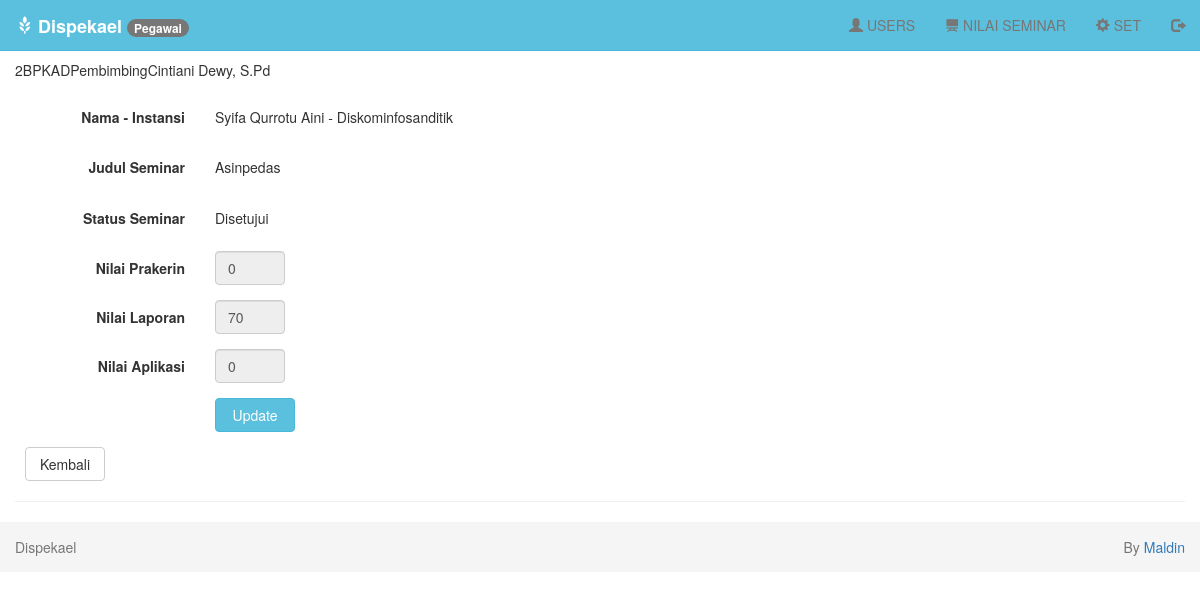
The app's page /index.php?page=nilai-seminar&id=14 (signed in) with its own data.
### tables this page shows
CREATE TABLE `user` (
  `id` bigint(12) NOT NULL AUTO_INCREMENT,
  `username` varchar(30) NOT NULL,
  `password` varchar(30) NOT NULL,
  `level` varchar(30) NOT NULL,
  `nis` varchar(9) NOT NULL,
  PRIMARY KEY (`id`)
);

CREATE TABLE `pegawai` (
  `nis` int(8) NOT NULL AUTO_INCREMENT,
  `nama` varchar(50) NOT NULL,
  `jabatan` varchar(30) NOT NULL,
  `bidang` varchar(50) NOT NULL,
  `telp` varchar(15) NOT NULL,
  `email` varchar(50) NOT NULL,
  `foto` varchar(255) NOT NULL,
  PRIMARY KEY (`nis`)
);

CREATE TABLE `seminar` (
  `idseminar` int(5) NOT NULL AUTO_INCREMENT,
  `nis` int(8) NOT NULL,
  `judul` varchar(255) NOT NULL,
  `file` varchar(255) NOT NULL,
  `tautan` varchar(255) NOT NULL,
  `statussem` varchar(30) NOT NULL,
  `ket` varchar(255) NOT NULL,
  `pengujilap` int(8) NOT NULL,
  `pengujiapl` int(8) NOT NULL,
  `nilaiprakerin` int(3) NOT NULL,
  `nilailaporan` int(3) NOT NULL,
  `nilaiaplikasi` int(3) NOT NULL,
  PRIMARY KEY (`idseminar`)
);

CREATE TABLE `users` (
  `nis` bigint(12) unsigned NOT NULL,
  `id` bigint(12) unsigned NOT NULL,
  `nama` varchar(255) NOT NULL,
  `tanggal_lahir` date NOT NULL,
  `alamat` varchar(255) NOT NULL,
  `instansi` varchar(100) NOT NULL,
  `telp` varchar(15) NOT NULL,
  `stat` varchar(30) NOT NULL,
  `foto` varchar(255) NOT NULL,
  PRIMARY KEY (`nis`)
);

### seminar/nilai-seminar.php (the view, shortened to what this page needs)
<br>
<?php
$ids = $_SESSION['id'];
$jabbid = mysqli_query($db, "SELECT user.id, pegawai.* FROM user JOIN pegawai ON pegawai.nis = user.nis where id = $ids") or die('Ada kesalahan pada query jumlah_record: ' . mysqli_error($db));
$jb = mysqli_fetch_assoc($jabbid);
$niss = $jb['nis'];
$nama = $jb['nama'];
$jab = $jb['jabatan'];
$bid = $jb['bidang'];
echo $niss . $bid . $jab . $nama;
if (isset($_GET['id'])) {
    $idseminar   = $_GET['id'];
    $query = mysqli_query($db, "SELECT seminar.*, users.nama, users.instansi FROM seminar JOIN users ON users.nis = seminar.nis WHERE idseminar='$idseminar'") or die('Query Error : ' . mysqli_error($db));
    while ($data  = mysqli_fetch_assoc($query)) {
        $judul     = $data['judul'];
        $statussem = $data['statussem'];
        $pengujilap    = $data['pengujilap'];
        $pengujiapl    = $data['pengujiapl'];
        $nilaiprakerin = $data['nilaiprakerin'];
        $nilailaporan  = $data['nilailaporan'];
        $nilaiaplikasi = $data['nilaiaplikasi'];
        $nama          = $data['nama'];
        $instansi      = $data['instansi'];
    }
}
?>
<div class="row">
    <div class="col-md-12">
        <br>
        <form class="form-horizontal" method="POST" action="?page=nilai-sem" enctype="multipart/form-data">
            <div class="form-group">
                <label class="col-sm-2 control-label">Nama - Instansi</label>
                <div class="col-sm-6">
                    <h5><?php echo $nama . " - " . $instansi; ?></h5>
                </div>
            </div>
            <div class="form-group">
                <label class="col-sm-2 control-label">Judul Seminar</label>
                <div class="col-sm-6">
                    <h5><?php echo $judul; ?></h5>
                </div>
            </div>
            <div class="form-group">
                <label class="col-sm-2 control-label">Status Seminar</label>
                <div class="col-sm-6">
                    <h5><?php echo $statussem; ?></h5>
                </div>
            </div>
            <?php
            if ($jab == "Pembimbing" and $bid == $instansi) {
                $type1 = "";
            } else {
                $type1 = "readonly";
            }
            if ($jab == "Penguji" and $bid == "Laporan" and $niss == $pengujilap) {
                $type2 = "";
            } else {
                $type2 = "readonly";
            }
            if ($jab == "Penguji" and $bid == "Aplikasi" and $niss == $pengujiapl) {
                $type3 = "";
            } else {
                $type3 = "readonly";
            }
            ?>
            <div class="form-group">
                <label class="col-sm-2 control-label">Nilai Prakerin</label>
                <div class="col-sm-1">
                    <input type="number" class="form-control" name="nilaiprakerin" value="<?php echo $nilaiprakerin; ?>" <?php echo $type1; ?>>
                </div>
            </div>
            <div class="form-group">
                <label class="col-sm-2 control-label">Nilai Laporan</label>
                <div class="col-sm-1">
                    <input type="number" class="form-control" name="nilailaporan" value="<?php echo $nilailaporan; ?>" <?php echo $type2; ?>>
                </div>
            </div>
            <div class="form-group">
                <label class="col-sm-2 control-label">Nilai Aplikasi</label>
                <div class="col-sm-1">
                    <input type="number" class="form-control" name="nilaiaplikasi" value="<?php echo $nilaiaplikasi; ?>" <?php echo $type3; ?>>
                </div>
            </div>
            <div class="form-group">
                <div class="col-sm-offset-2 col-sm-10">
                    <input type="submit" class="btn btn-info btn-submit" name="update" value="Update">
                </div>
            </div>
        </form>
        <a href="?page=tampil-nilai" class="btn btn-default btn-reset">Kembali</a>
        <hr>
    </div>
</div>
</div>

### assets/css/style.css (style rules this page uses)
body { padding-top: 40px; }
.btn-submit { width: 80px; }
.btn-reset { width: 80px; margin-left: 10px; }

### records on screen
user: pegawai.nis "2", pegawai.bidang "BPKAD", pegawai.jabatan "Pembimbing", pegawai.nama "Cintiani Dewy, S.Pd"
seminar: users.nama "Syifa Qurrotu Aini", users.instansi "Diskominfosanditik", judul "Asinpedas", statussem "Disetujui", nilaiprakerin "0", nilailaporan "70", nilaiaplikasi "0"

### other values on screen
$_SESSION['level'] "Pegawai"
